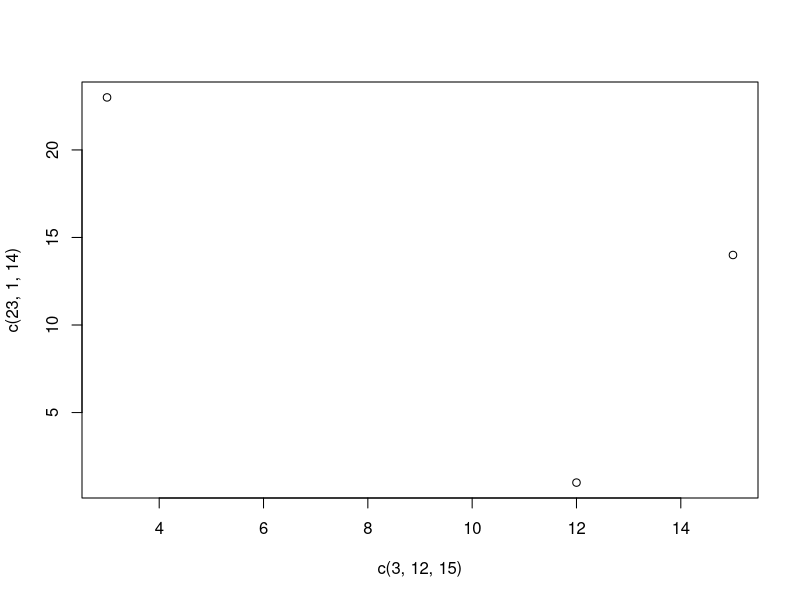
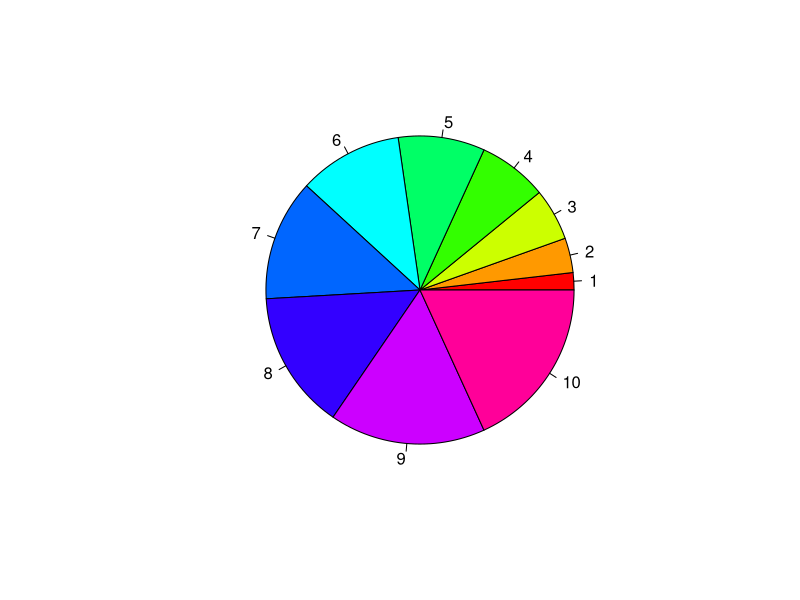
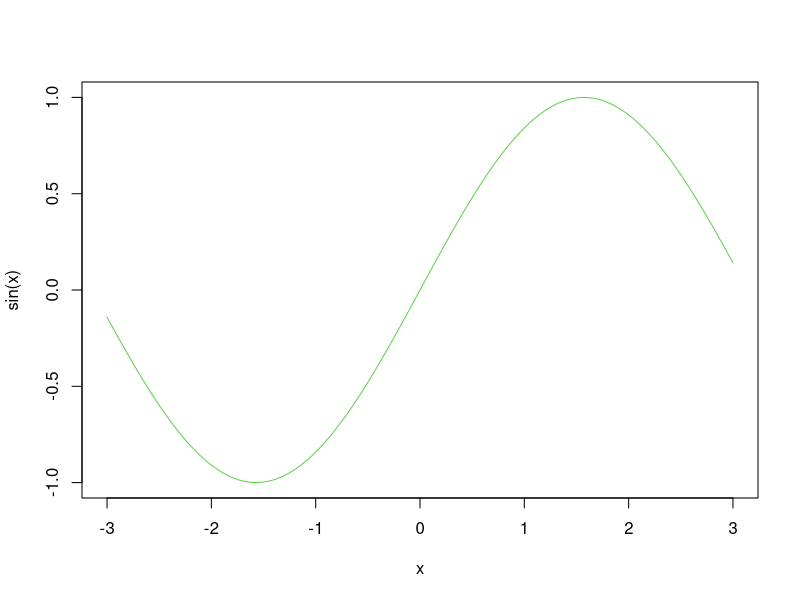
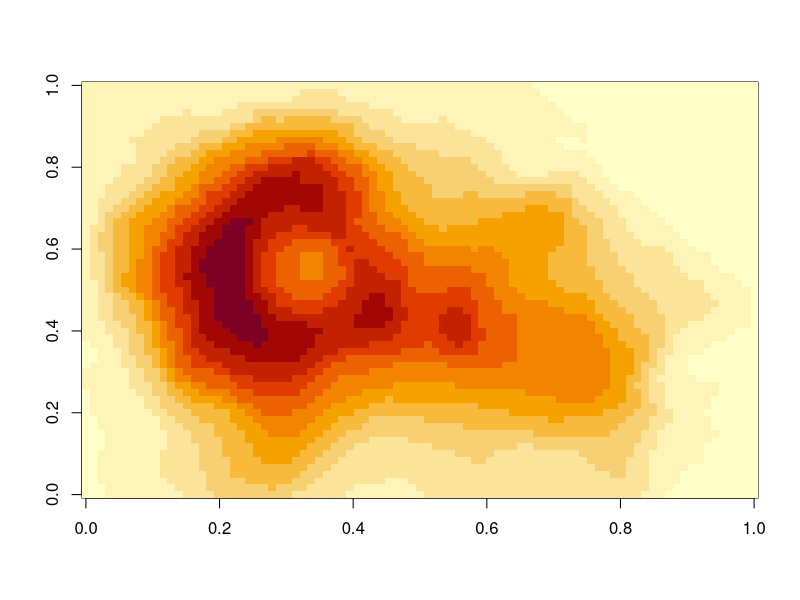
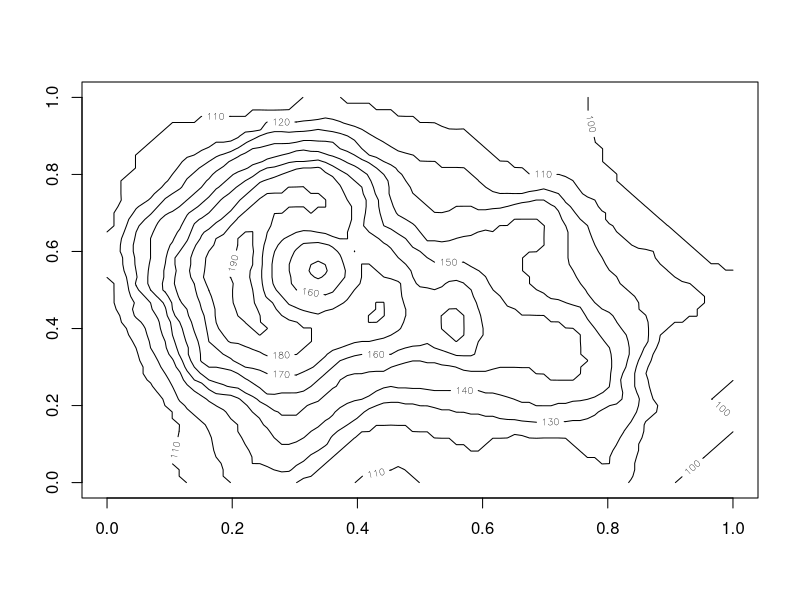
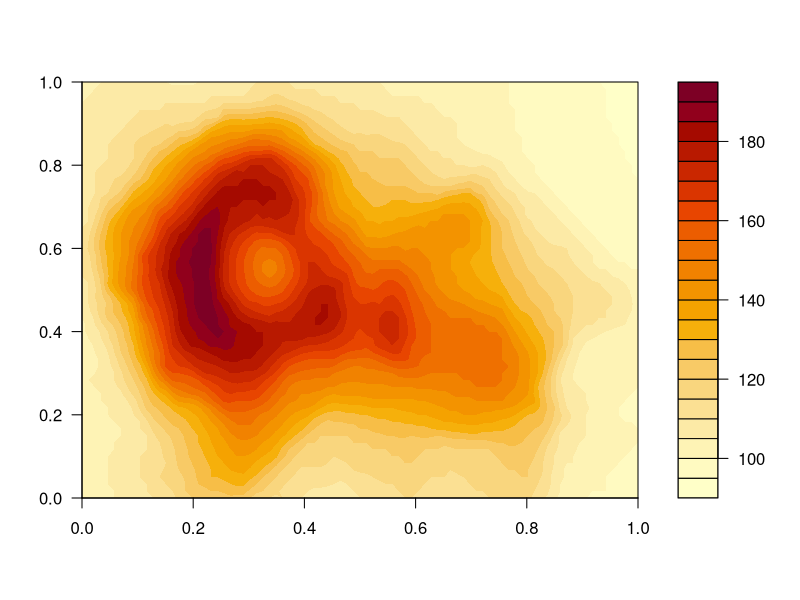
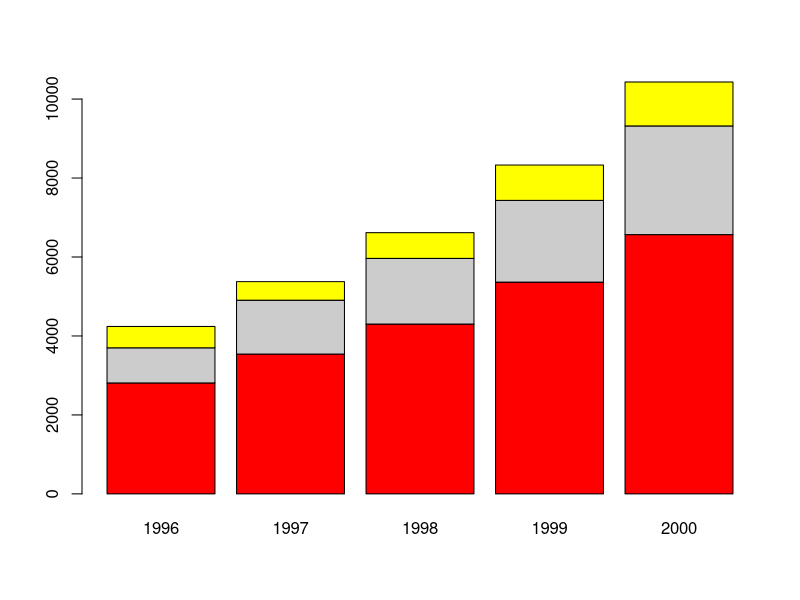
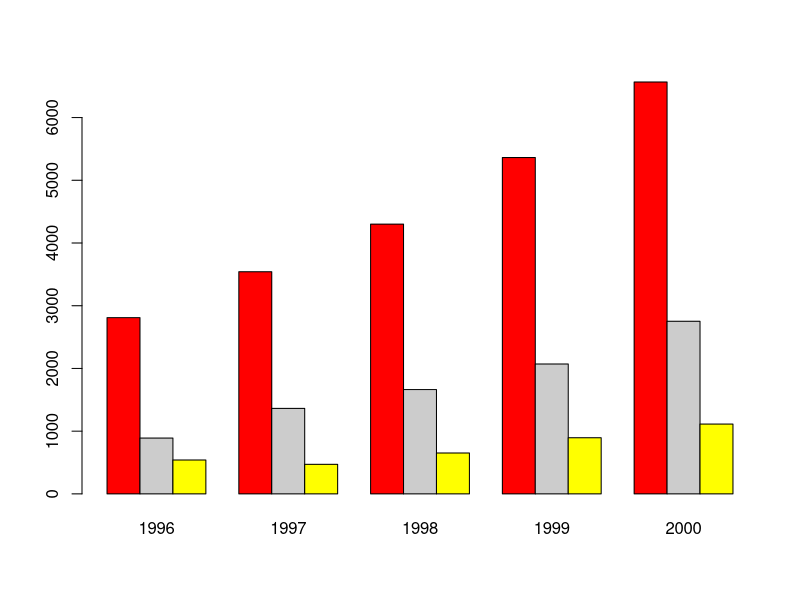

Recreate these plots in R, in order.
 #To plot points  command is 
 plot(c(3,12,15),c(23,1,14))
   
 #To plot Pie graph  use command   
 pie(1:10,col=rainbow(10))
    
 # To plot functions. Use command  
 curve(sin(x),-3,3,col=3) 
 
#To see how many colours can be generated.
palette()  
 
#to plot contour from   inbuilt dataset
 data(volcano)
 image(volcano)
 contour(volcano)
 filled.contour(volcano)
 
# Input numerical data in matrix. 
year.stud<-matrix(c(2810,890,540,3542,1363,471,4301,
1663,652,5363, 2071,895, 6567,2752,1113),byrow=T,ncol=3)
# add appropriate row names    
rownames(year.stud)=c("1996","1997","1998", "1999","2000")
# add appropriate  column names.  
colnames(year.stud)=c("Management","Commerce", "Science")
#to display the data
year.stud
 #To plot bar graph of the data 
barplot(t(year.stud),col=c("red","gray80","yellow"))
barplot(t(year.stud),col=c("red","gray80","yellow"),beside=TRUE)
#generate  data using rep (repeat) function in R
a<-rep(1:10,1:10)
a

 #To plot repeated data 
 sunflowerplot(a,a)   
  
#To install it this should be done for first time use
#install.packages(''ggplot2'') 
#to use it for the new session you need to load it   
 library(ggplot2) 
 
#diamonds is data set in ggplot2.  
#carat and price are two columns in it. 
# Plots graph of carat Vs price of diamonds.
 
 #default plot with qplot in ggplot2
 qplot(carat,price,data=diamonds,colour=color)
 
# histogram 
qplot(carat,data=diamonds,fill=color,geom="histogram")
 
#density plot 
qplot(carat,data=diamonds,colour=color,geom="density")
  
